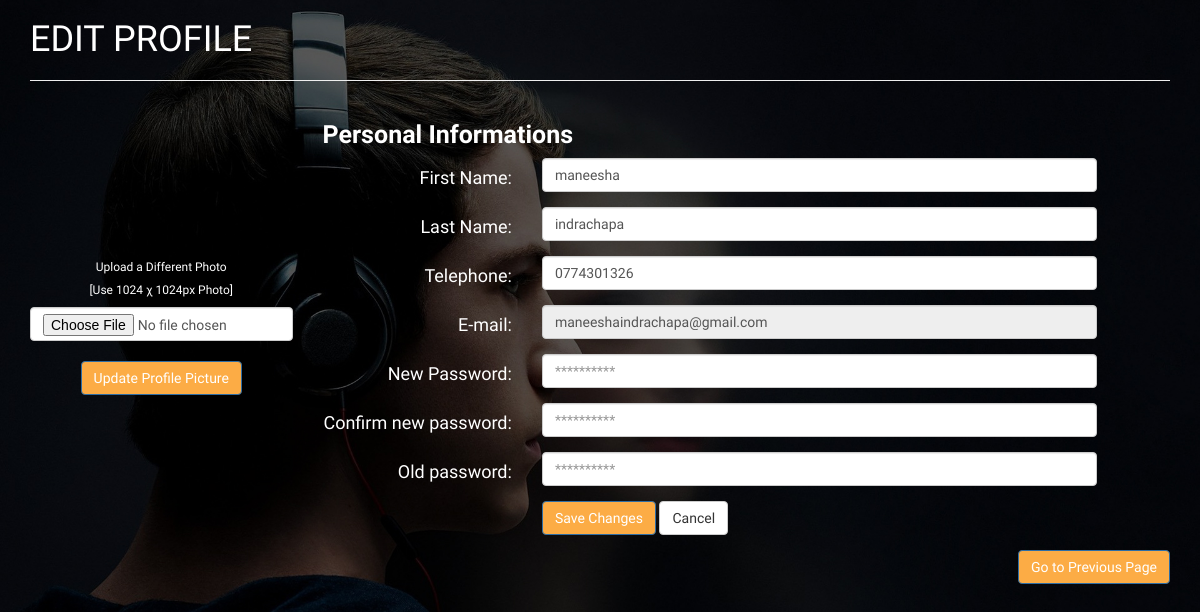
Screenshot of /profile.php (signed in) with the database file from the repository.
### tables this page shows
CREATE TABLE `users` (
  `userID` int(11) NOT NULL,
  `firstName` varchar(50) NOT NULL,
  `lastName` varchar(50) NOT NULL,
  `email` varchar(80) NOT NULL,
  `password` varchar(50) NOT NULL,
  `telephone` int(11) NOT NULL,
  `type` varchar(10) NOT NULL,
  `profPic` varchar(50) NOT NULL,
  `active` varchar(10) NOT NULL,
  `confirmationCode` int(10) NOT NULL,
  `confirmationCodeCheck` int(10) DEFAULT NULL
);

### php/DbConfig.php (called while the page is built, shortened)
<?php
class DbConfig{
    private $_host='localhost';
    private $_username='root';
    private $_password='';
    private $_database='accomodate_me_1';
    protected $connection;
    public function __construct(){
        if(!isset($this->connection)){
            $this->connection=new mysqli($this->_host,$this->_username,$this->_password,$this->_database);
        }
        return $this->connection;
    }
}
?>

### php/profile_checking.php (called while the page is built, shortened)
<?php
include_once("php/Crud.php");
$crud=new Crud();
$email=$_SESSION['email'];
$profile_data=$crud->getData("SELECT * FROM users WHERE email='$email'");
$firstName=$profile_data[0]['firstName'];
$lastName=$profile_data[0]['lastName'];
$telephone='0'.$profile_data[0]['telephone'];
?>

### php/Crud.php (called while the page is built, shortened)
<?php
include_once 'DbConfig.php';
class Crud extends DbConfig{
    public function getData($query){
        $result=$this->connection->query($query);
        $rows=array();
        while($row=$result->fetch_assoc()){
            $rows[]=$row;
        }
        return $rows;
    }
}

### profile.php (the view, shortened to what this page needs)
<?php
include_once("php/Crud.php");
include('php/profile_checking.php');
?>
<!DOCTYPE html>
<html lang="en">
<head>
<link rel="stylesheet" href="css/bootstrap.css">
<link rel="stylesheet" href="css/style_profile.css" type="text/css">
</head>
<body>
        <div class="container" >
        <h1>Edit Profile</h1>
        <hr>
        <div class="row" >
        <form method="post" action="<?php echo htmlspecialchars($_SERVER["PHP_SELF"]);?>" enctype="multipart/form-data">
          <div class="col-md-3">
            <div class="text-center">
                <div  class="avatar img-circle"></div>
              <h6>Upload a Different Photo</h6>
              <h6>&#91;Use 1024&nbsp;&chi;&nbsp;1024px Photo&#93;</h6>
              <input type="file" class="form-control" name="profilepicture"> <br>
              <button type="submit" class="btn btn-primary" name='profileSubmit' >Update Profile Picture</button>
            </div>
            </div>
            </form>
        <div class="col-md-9 personal-info">
        <h3>Personal Informations</h3>
        <form class="form-horizontal" method="post" action="<?php echo htmlspecialchars($_SERVER["PHP_SELF"]);?>">
          <div class="form-group">
            <label class="col-lg-3 control-label">First Name:</label>
            <div class="col-lg-8">
              <input class="form-control" type="text" value="<?php echo $firstName; ?>" name="firstName"><span><?php echo $error_message_FN;?></span>
            </div>
          </div>
          <div class="form-group">
            <label class="col-lg-3 control-label">Last Name:</label>
            <div class="col-lg-8">
              <input class="form-control" type="text" value="<?php echo $lastName; ?>" name="lastName"><span><?php echo $error_message_LN;?></span>
            </div>
          </div>
            <div class="form-group">
            <label class="col-lg-3 control-label">Telephone:</label>
            <div class="col-lg-8">
              <input class="form-control" type="tel" value="<?php echo $telephone; ?>" name="telephone"><span><?php echo $error_message_TEL;?></span>
            </div>
          </div>
            <div class="form-group">
                <label class="col-lg-3 control-label">E-mail:</label>
                <div class="col-lg-8">
                    <input class="form-control" type="email" value="<?php echo $email; ?>" name="email" disabled><span><?php echo $error_message_EM;?></span>
                </div>
            </div>
          <div class="form-group">
            <label class="col-md-3 control-label"> New Password:</label>
            <div class="col-md-8">
              <input class="form-control" type="password" placeholder="**********" name="newPassword"><span><?php echo $error_message_PW;?></span>
            </div>
          </div>
          <div class="form-group">
            <label class="col-md-3 control-label">Confirm new password:</label>
            <div class="col-md-8">
              <input class="form-control" type="password" placeholder="**********" name="newPassword_re"><span><?php echo $error_message_RPW;?></span>
            </div>
          </div>
            <div class="form-group">
                <label class="col-lg-3 control-label">Old password:</label>
                <div class="col-lg-8">
                    <input class="form-control" type="password" placeholder="**********" name="oldPassword"><span><?php echo $error_message_OPW;?></span>
                </div>
            </div>
          <div class="form-group">
            <label class="col-md-3 control-label"></label>
            <div class="col-md-8">
              <input type="submit" class="btn btn-primary" value="Save Changes" name="save">
              <input type="reset" class="btn btn-default" value="Cancel" name="reset">
            </div>
            </div>
        </form>
            <button style="float:right" class="btn btn-primary" onclick="history.go(-1);"><a href="process_1.php" style="color:white">Go to Previous Page</a></button></div> </div></div>
      <br><br><br>
</body>
</html>

### css/style_profile.css (style rules this page uses)
body { background-image:url(../img/11.jpg); background-size: cover; font-family: 'Raleway',sans-serif; text-rendering: optimizeLegibility !important; -webkit-font-smoothing: antialiased !important; color: #FFF; background-repeat: no-repeat; }
h1 { text-transform: uppercase; }
h3 { font-family: 'Raleway',sans-serif; font-size: 25px; font-weight: 900; }
a { color: #FCAC45; }
label { font-size: 18px; font-weight: 300; }
label,i { color: #FFFFFF; }
.btn.btn-primary { background-color: #FCAC45; transform: scale(1.0); transition-duration: 0.2s; }
.btn.btn-default { transform: scale(1.0); transition-duration: 0.2s; }

### rows the page displays
users: firstName "maneesha", lastName "indrachapa", telephone "0774301326"
